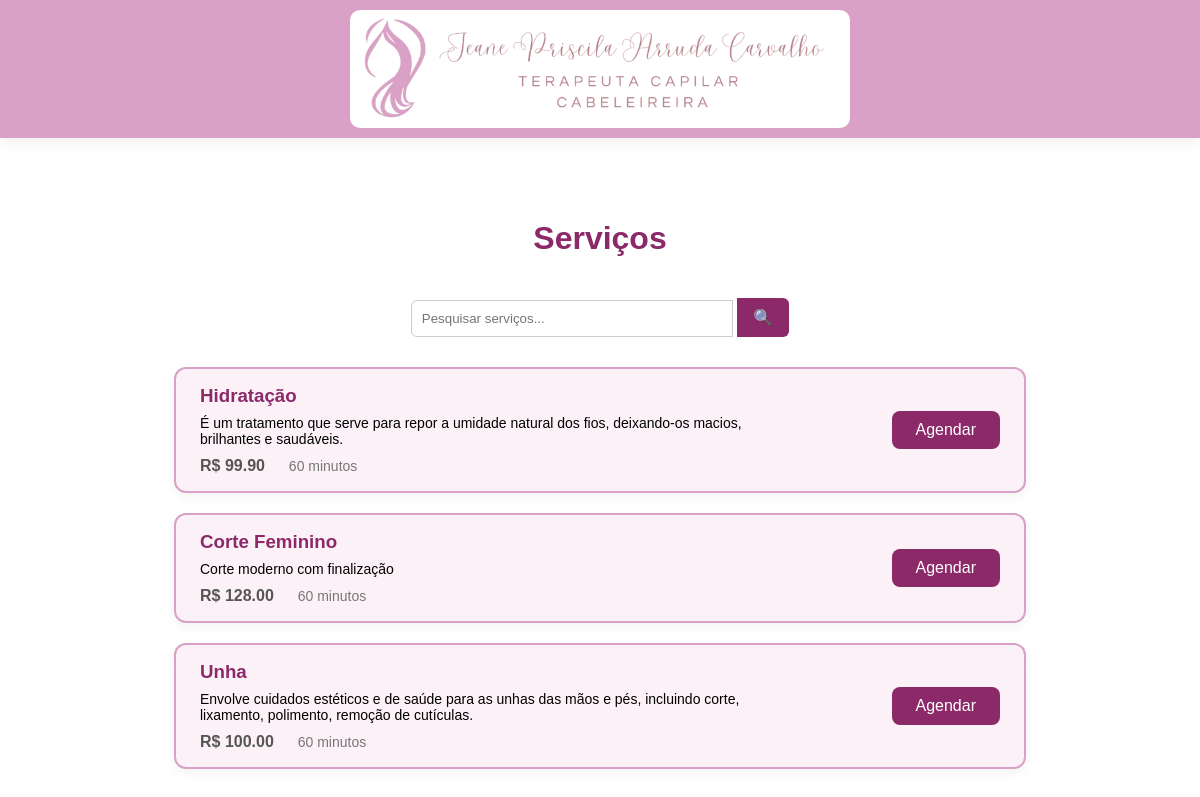
The app's page /servicos with its own data.
### backend/models.py (models this page shows)
class Servico(db.Model):
    __tablename__ = 'servicos'
    idServico = db.Column(db.Integer, primary_key=True)
    nome = db.Column(db.String(100), nullable=False)
    descricao = db.Column(db.Text, nullable=True)
    preco = db.Column(db.Numeric(10, 2), nullable=False)
    duracao = db.Column(db.Integer, nullable=False)
    profissional_servicos = db.relationship('ProfissionalServico', back_populates='servico', lazy=True)

### backend/views.py (the view)
@app.route('/servicos')
def listar_servicos():
    servicos = Servico.query.all()
    return render_template('servicos.html', servicos=servicos)

### templates/servicos.html (shortened to what this page needs)
<!DOCTYPE html>
<html lang="pt-br">
<head>
  <link rel="stylesheet" href="/static/css/style-servicos.css" />
</head>
<body>
  <header>
    <div class="logo">
      <img src="/static/img/LogoSalao2.png" width="500px" alt="Logo do Salão">
    </div>
  </header>
  <main>
    <h1>Serviços</h1>
    <div class="search-container">
      <form method="GET">
        <input type="text" name="search" placeholder="Pesquisar serviços..." value="{{ search }}">
        <button type="submit">🔍</button>
      </form>
    </div>
    <div class="lista-servicos">
      {% if servicos %}
        {% for servico in servicos %}
          <div class="servico">
            <div class="info-servico">
              <h3>{{ servico.nome }}</h3>
              <p>{{ servico.descricao }}</p>
              <div class="detalhes">
                <span class="preco">R$ {{ servico.preco }}</span>
                <span class="duracao">{{ servico.duracao }} minutos</span>
              </div>
            </div>
            <a href="{{ url_for('escolher_profissional', servico_id=servico.idServico) }}">
              <button class="btn-agendar">Agendar</button>
            </a>
          </div>
        {% endfor %}
      {% else %}
        <p>Nenhum serviço encontrado.</p>
      {% endif %}
    </div>
  </main>
</body>
</html>

### static/css/style-servicos.css (style rules this page uses)
html { font-family: Arial, Helvetica, sans-serif; }
body { margin: 0; padding-bottom: 100px; }
header { background-color: #d9a1c5; box-shadow: 0 0 20px rgba(0, 0, 0, 0.1); position: fixed; width: 100%; top: 0; padding: 10px 0; z-index: 1; }
.logo img { border-radius: 10px; margin: auto; display: block; }
button { border: 0; background-color: #d9a1c5; padding: 6px 12px; font-size: 16px; cursor: pointer; }
main { padding-top: 200px; }
h1 { text-align: center; padding: 20px; margin-top: 0; color: #8b2969; }
.search-container { display: flex; justify-content: center; margin-bottom: 30px; }
.search-container input { width: 300px; padding: 10px; border-radius: 6px 0 0 6px; border: 1px solid #ccc; outline: none; }
.search-container button { background-color: #8b2969; color: white; border: none; padding: 10px 16px; border-radius: 0 6px 6px 0; cursor: pointer; }
.lista-servicos { display: flex; flex-direction: column; align-items: center; gap: 20px; padding: 0 5%; }
.servico { background-color: #fdf1f8; border: 2px solid #d9a1c5; border-radius: 12px; padding: 16px 24px; width: 90%; max-width: 800px; display: flex; justify-content: space-between; align-items: center; box-shadow: 0 4px 12px rgba(0,0,0,0.05); }
.info-servico { text-align: left; max-width: 75%; }
.servico h3 { margin: 0 0 8px; color: #8b2969; }
.servico p { margin: 0 0 10px; font-size: 14px; }
.detalhes { font-size: 14px; color: #555; }
.preco { font-weight: bold; font-size: 16px; margin-right: 20px; }
.duracao { color: #777; }
.btn-agendar { background-color: #8b2969; color: white; border: none; padding: 10px 24px; border-radius: 8px; cursor: pointer; transition: 0.3s; }

### records on screen
Servico: nome "Hidratação", descricao "É um tratamento que serve para repor a umidade natural dos fios, deixando-os macios, brilhantes e saudáveis.", preco "99.90", duracao "60"
Servico: nome "Corte Feminino", descricao "Corte moderno com finalização", preco "128.00", duracao "60"
Servico: nome "Unha", descricao "Envolve cuidados estéticos e de saúde para as unhas das mãos e pés, incluindo corte, lixamento, polimento, remoção de cutículas.", preco "100.00", duracao "60"
